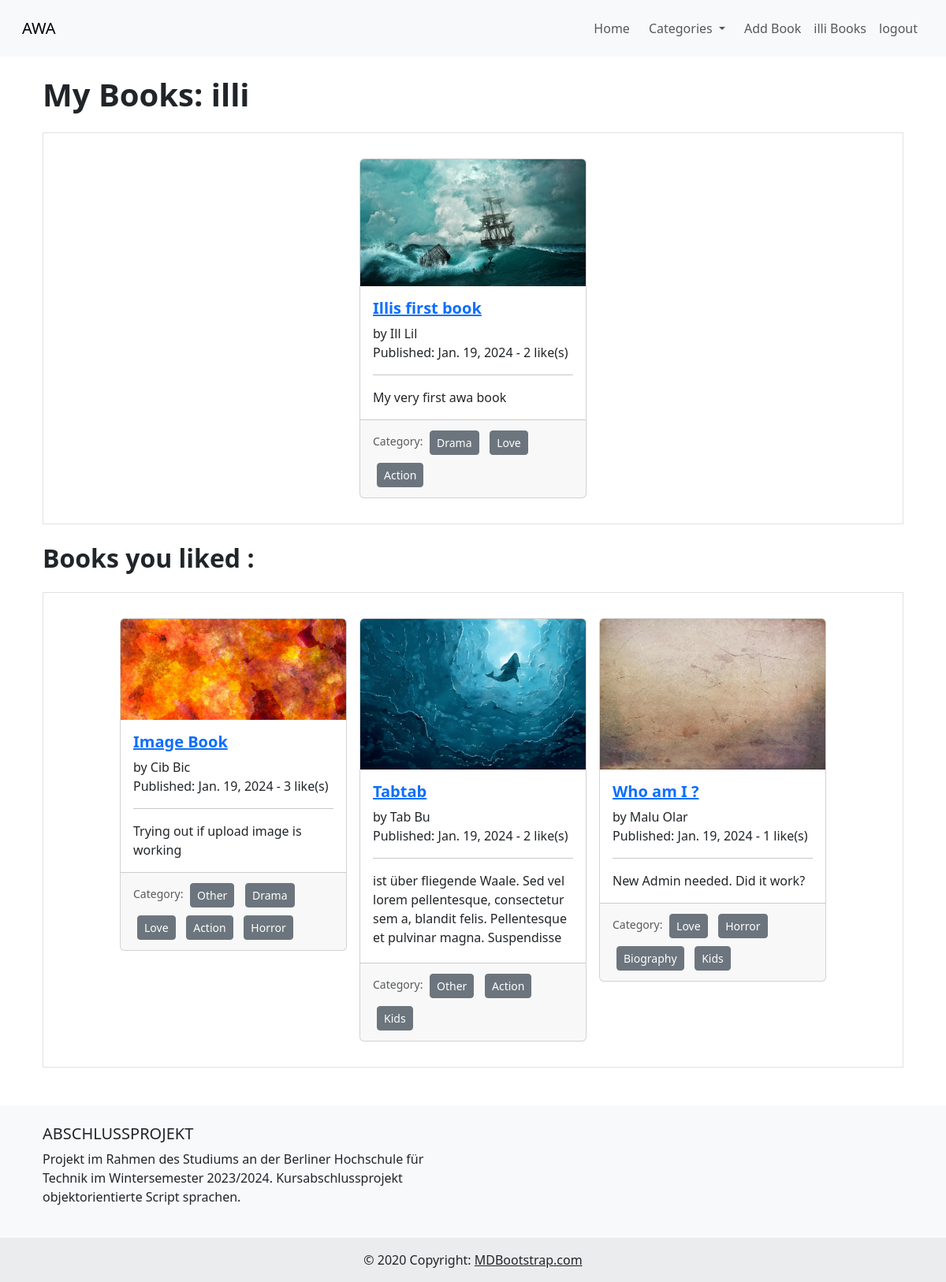
/user_books (signed in), run on the app's committed database.
### awamain/models.py (models this page shows, shortened)
class Post(models.Model):
    title = models.CharField(max_length=255)
    book_cover = models.ImageField(null=True, blank=True, upload_to='images/')
    author = models.ForeignKey(User, on_delete=models.CASCADE)
    body = RichTextField(blank=True, null=True)
    pub_date = models.DateField(auto_now_add=True)
    last_edit = models.DateTimeField(auto_now=True)
    category = models.ManyToManyField("Category", blank=True, related_name="posts")
    description = models.CharField(max_length=255)
    likes = models.ManyToManyField(User, related_name='book_post')
    def total_likes(self):
        return self.likes.count()

class Category(models.Model):
    name = models.CharField(max_length=255)
    def __str__(self):
        return f'{self.name}'
    class Meta:
        verbose_name_plural = "Categories"

### awamain/views.py (the view)
# urls.py: path('user_books', UserBooksView.as_view(), name='user-books'),
class UserBooksView(ListView):
    model = Post
    template_name = 'user_books.html'
    ordering = ['-id']
    def get_context_data(self, *args, **kwargs):
        cat_menu = Category.objects.all()
        liked_posts = self.request.user.book_post.all()
        context = super(UserBooksView, self).get_context_data(*args, **kwargs)
        context['liked_posts'] = liked_posts
        context['cat_menu'] = cat_menu
        return context

### awamain/templates/user_books.html (shortened to what this page needs)
{% extends 'base.html' %}
{% load static %}
{% block content %}
<h1 class="mt-4 mb-4 fw-bold">My Books: {{user.username}}</h1>
<div class="d-flex flex-wrap justify-content-center border pt-4 pb-4 mb-4">
    {% for post in object_list %}
    {% if post.author.username == user.username %}
    <a href="{% url 'book-detail' post.pk %}">
        <div class="card m-2" style="width: 18rem; height: 100%;">
            <img src="{% if post.book_cover %}{{ post.book_cover.url }}{% else %}{% static 'awamain/images/default_book_cover_awa.jpg' %}{% endif %}"
                 class="card-img-top" alt="{{ post.title }}" style="object-fit: cover;">
            <div class="card-body">
                <h5 class="card-title">
                    <a href="{% url 'book-detail' post.pk %}" class="fw-bolder">{{ post.title }}</a>
                </h5>
                <div class="card-text">
                    by {{ post.author.first_name }} {{ post.author.last_name }}<br>
                    Published: {{ post.pub_date }} - {{ post.total_likes }} like(s)
                    <hr>
                    <div class="scrollable-description" style="max-height: 100px; overflow-y: auto;">
                        {{ post.description | safe }}
                    </div>
                </div>
            </div>
            <div class="card-footer">
                <small class="text-muted">
                    Category:
                    {% for category in post.category.all %}
                    <a href="{% url 'category' category.id %}" class="btn btn-sm btn-secondary"
                       style="margin: 5px;">{{ category.name }}</a>
                    {% endfor %}
                </small>
            </div>
        </div>
    </a>
    {% endif %}
    {% endfor %}
</div>
<h2 class="mt-4 mb-4 fw-bold">Books you liked :</h2>
<div class="d-flex flex-wrap justify-content-center border pt-4 pb-4 mb-4">
    {% for post in liked_posts %}
    <a href="{% url 'book-detail' post.pk %}">
        <div class="card m-2" style="width: 18rem; height: 100%;">
            <img src="{% if post.book_cover %}{{ post.book_cover.url }}{% else %}{% static 'awamain/images/default_book_cover_awa.jpg' %}{% endif %}"
                 class="card-img-top" alt="{{ post.title }}" style="object-fit: cover;">
            <div class="card-body">
                <h5 class="card-title">
                    <a href="{% url 'book-detail' post.pk %}" class="fw-bolder">{{ post.title }}</a>
                </h5>
                <div class="card-text">
                    by {{ post.author.first_name }} {{ post.author.last_name }}<br>
                    Published: {{ post.pub_date }} - {{ post.total_likes }} like(s)
                    <hr>
                    <div class="scrollable-description" style="max-height: 100px; overflow-y: auto;">
                        {{ post.description | safe }}
                    </div>
                </div>
            </div>
            <div class="card-footer">
                <small class="text-muted">
                    Category:
                    {% for category in post.category.all %}
                    <a href="{% url 'category' category.id %}" class="btn btn-sm btn-secondary"
                       style="margin: 5px;">{{ category.name }}</a>
                    {% endfor %}
                </small>
            </div>
        </div>
    </a>
    {% endfor %}
</div>
{% endblock %}

### awamain/templates/base.html (shortened to what this page needs)
<!doctype html>
{% load static %}
<html lang="en">
<head>
    <link href="https://cdn.jsdelivr.net/npm/bootstrap@5.3.2/dist/css/bootstrap.min.css" rel="stylesheet"
>
    <link rel="stylesheet" href="{% static 'awamain/css/style.css' %}">
</head>
<body class="d-flex flex-column min-vh-100">
<nav class="navbar navbar-expand-lg bg-light p-3">
    <div class="container-fluid">
        <a class="navbar-brand" href="{% url 'home' %}">AWA</a>
        <div class=" collapse navbar-collapse" id="navbarNavDropdown">
            <ul class="navbar-nav ms-auto ">
                <li class="nav-item">
                    <a class="nav-link" href="{% url 'home' %}">Home</a>
                </li>
                {% if cat_menu %}
                <li class="nav-item dropdown">
                    <a class="nav-link mx-2 dropdown-toggle" href="#" id="navbarDropdownMenuLink" role="button"
                       data-bs-toggle="dropdown" aria-expanded="false">
                        Categories
                    </a>
                </li>
                {% endif %}
                {% if user.is_authenticated %}
                <li class="nav-item">
                    <a class="nav-link" href="{% url 'add-book' %}">Add Book</a>
                </li>
                <li class="nav-item">
                    <a class="nav-link" href="{% url 'user-books' %}">{{ user.username }} Books </a>
                </li>
                <li class="nav-item">
                    <form method="post" action="{% url 'logout' %}">
                        <button type="submit" class="nav-link">logout</button>
                    </form>
                </li>
                {% endif %}
            </ul>
        </div>
    </div>
</nav>
<main class="container flex-grow-1">
    <div class="d-flex flex-wrap">
        <div class="container">
            {% block content %}
            {% endblock %}
        </div>
    </div>
</main>
<footer class="bg-body-tertiary text-center text-lg-start mt-4">
    <div class="container p-4">
        <div class="row">
            <div class="col-lg-6 col-md-12 mb-4 mb-md-0">
                <h5 class="text-uppercase">Abschlussprojekt</h5>
                <p>
                    Projekt im Rahmen des Studiums an der Berliner Hochschule für Technik im Wintersemester 2023/2024.
                    Kursabschlussprojekt objektorientierte Script sprachen.
                </p>
            </div>
        </div>
    </div>
    <div class="text-center p-3" style="background-color: rgba(0, 0, 0, 0.05);">
        © 2020 Copyright:
        <a class="text-body" href="https://mdbootstrap.com/">MDBootstrap.com</a>
    </div>
</footer>
</body>
</html>

### static/awamain/css/style.css (style rules this page uses)
body { min-height: 100vh; display: flex; flex-direction: column; }
main { flex: 1; }
footer { background-color: rgba(0, 0, 0, 0.05); }

### data on the page
Post: book_cover (picture), title "Illis first book", author.first_name "Ill", author.last_name "Lil", pub_date "Jan. 19, 2024", total_likes "2", description "My very first awa book"
Category: name "Drama"
Category: name "Love"
Category: name "Action"
Post: book_cover (picture), title "Image Book", author.first_name "Cib", author.last_name "Bic", pub_date "Jan. 19, 2024", total_likes "3", description "Trying out if upload image is working"
Category: name "Other"
Category: name "Horror"
Post: book_cover (picture), title "Tabtab", author.first_name "Tab", author.last_name "Bu", pub_date "Jan. 19, 2024", total_likes "2", description "ist über fliegende Waale. Sed vel lorem pellentesque, consectetur sem a, blandit felis. Pellentesque et pulvinar magna. Suspendisse…"
Category: name "Kids"
Post: shows a picture, title "Who am I ?", author.first_name "Malu", author.last_name "Olar", pub_date "Jan. 19, 2024", total_likes "1", description "New Admin needed. Did it work?"
Category: name "Biography"

### other printed values
{{ user.username }} "illi"
